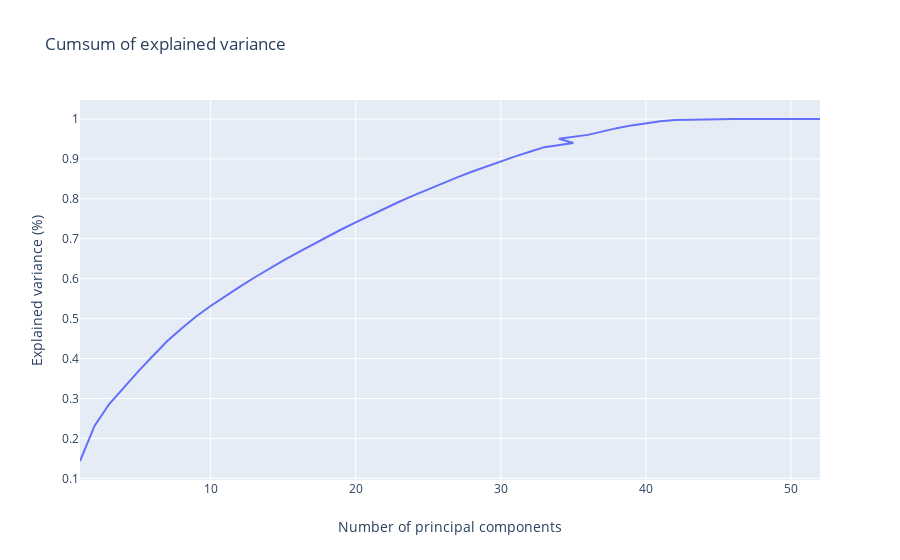

The cell this chart's notebook holds for it:
### Code cell
data = [go.Scatter(x = df_ranked.index+1, y = np.cumsum(df_ranked['percent_explained_var']), name = 'cumsum')]
layout = go.Layout(title = 'Cumsum of explained variance',
                   yaxis = dict(title = 'Explained variance (%)'),
                   xaxis = dict(title = 'Number of principal components'))
fig = go.Figure(data = data, layout = layout)
pyo.iplot(fig, config=dict(showLink = False))

### Figure 1 — Plotly figure (JSON) as saved in the notebook; plotly's stock layout.template omitted (floating-point values rounded to 4 significant figures)
{"data": [{"name": "cumsum", "type": "scatter", "x": [1, 2, 3, 4, 5, 6, 7, 8, 9, 10, 11, 12, 13, 14, 15, 16, 17, 18, 19, 20, 21, 22, 23, 24, 25, 26, 27, 28, 29, 30, 31, 32, 33, 35, 34, 36, 37, 38, 39, 40, 41, 42, 43, 44, 45, 46, 47, 48, 49, 50, 52, 51], "y": [0.1434, 0.2311, 0.2856, 0.327, 0.3673, 0.4057, 0.4432, 0.4755, 0.5053, 0.5318, 0.5561, 0.5797, 0.6024, 0.6243, 0.6453, 0.6654, 0.6853, 0.7048, 0.7232, 0.7412, 0.7589, 0.7761, 0.7927, 0.8087, 0.824, 0.8391, 0.8536, 0.8678, 0.8812, 0.8946, 0.9064, 0.9182, 0.9295, 0.9401, 0.9505, 0.9602, 0.9689, 0.9771, 0.984, 0.9898, 0.9944, 0.9976, 0.9986, 0.9994, 0.9997, 0.9998, 0.9999, 1.0, 1.0, 1.0, 1.0, 1]}], "layout": {"title": {"text": "Cumsum of explained variance"}, "xaxis": {"title": {"text": "Number of principal components"}}, "yaxis": {"title": {"text": "Explained variance (%)"}}}}
